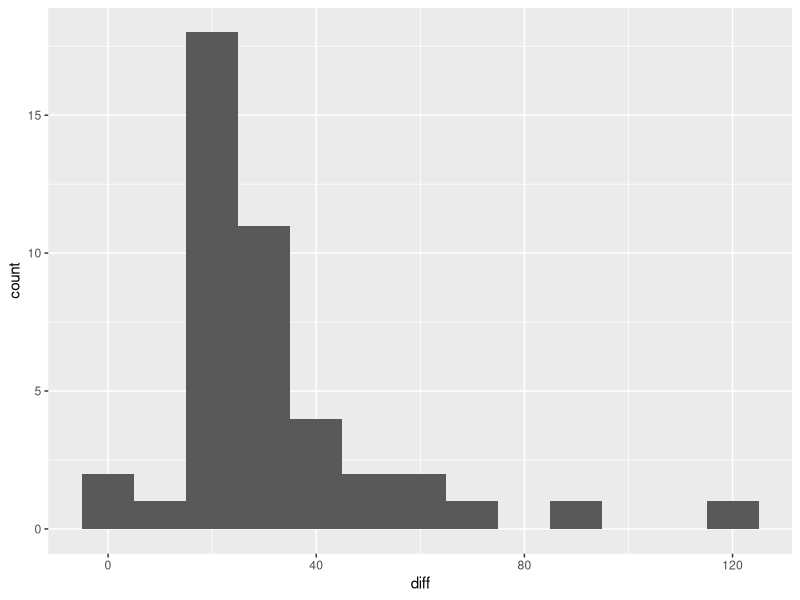

This chart was generated by the following R code:
library("tidyverse")
tidyverse_update()
install.packages ("tidyr")
gouldianfinch_diff<-read.csv("datasets/demos/gouldianfinch_diff.csv")
ggplot(gouldianfinch_diff) +
  geom_histogram(aes(diff), binwidth = 10)
